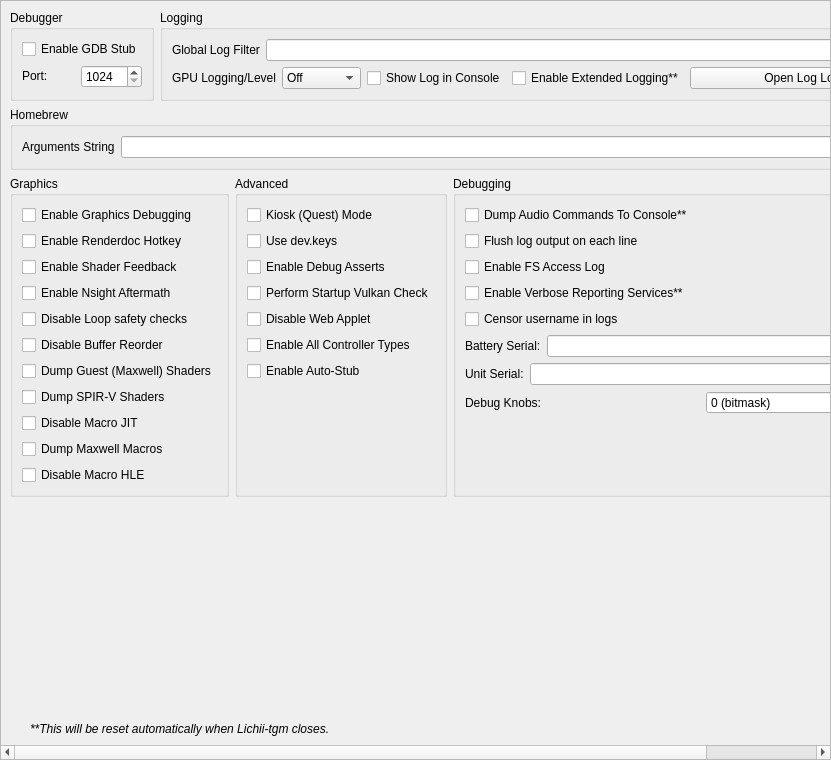
<?xml version="1.0" encoding="UTF-8"?>
<ui version="4.0">
 <class>ConfigureDebug</class>
 <widget class="QScrollArea" name="ConfigureDebug">
  <property name="geometry">
   <rect>
    <x>0</x>
    <y>0</y>
    <width>831</width>
    <height>760</height>
   </rect>
  </property>
  <property name="widgetResizable">
   <bool>true</bool>
  </property>
  <widget class="QWidget" name="widget">
   <property name="geometry">
    <rect>
     <x>0</x>
     <y>0</y>
     <width>829</width>
     <height>758</height>
    </rect>
   </property>
   <layout class="QVBoxLayout" name="verticalLayout_1">
    <item>
     <layout class="QHBoxLayout" name="horizontalLayout">
      <property name="topMargin">
       <number>0</number>
      </property>
      <item>
       <widget class="QGroupBox" name="groupBox">
        <property name="sizePolicy">
         <sizepolicy hsizetype="Preferred" vsizetype="Preferred">
          <horstretch>0</horstretch>
          <verstretch>0</verstretch>
         </sizepolicy>
        </property>
        <property name="title">
         <string>Debugger</string>
        </property>
        <property name="alignment">
         <set>Qt::AlignmentFlag::AlignLeading|Qt::AlignmentFlag::AlignLeft|Qt::AlignmentFlag::AlignTop</set>
        </property>
        <property name="flat">
         <bool>false</bool>
        </property>
        <property name="checkable">
         <bool>false</bool>
        </property>
        <layout class="QVBoxLayout" name="verticalLayout_3">
         <item>
          <widget class="QWidget" name="debug_widget" native="true">
           <property name="sizePolicy">
            <sizepolicy hsizetype="Preferred" vsizetype="Maximum">
             <horstretch>0</horstretch>
             <verstretch>0</verstretch>
            </sizepolicy>
           </property>
           <layout class="QVBoxLayout" name="verticalLayout">
            <property name="sizeConstraint">
             <enum>QLayout::SizeConstraint::SetDefaultConstraint</enum>
            </property>
            <property name="leftMargin">
             <number>0</number>
            </property>
            <property name="topMargin">
             <number>0</number>
            </property>
            <property name="rightMargin">
             <number>0</number>
            </property>
            <property name="bottomMargin">
             <number>0</number>
            </property>
            <item>
             <widget class="QCheckBox" name="toggle_gdbstub">
              <property name="sizePolicy">
               <sizepolicy hsizetype="Maximum" vsizetype="Maximum">
                <horstretch>0</horstretch>
                <verstretch>0</verstretch>
               </sizepolicy>
              </property>
              <property name="text">
               <string>Enable GDB Stub</string>
              </property>
             </widget>
            </item>
            <item>
             <widget class="QWidget" name="horizontalWidget_3" native="true">
              <property name="sizePolicy">
               <sizepolicy hsizetype="Preferred" vsizetype="Maximum">
                <horstretch>0</horstretch>
                <verstretch>0</verstretch>
               </sizepolicy>
              </property>
              <layout class="QHBoxLayout" name="horizontalLayout_3">
               <property name="leftMargin">
                <number>0</number>
               </property>
               <property name="topMargin">
                <number>0</number>
               </property>
               <property name="rightMargin">
                <number>0</number>
               </property>
               <property name="bottomMargin">
                <number>0</number>
               </property>
               <item>
                <widget class="QLabel" name="label_11">
                 <property name="sizePolicy">
                  <sizepolicy hsizetype="Minimum" vsizetype="Maximum">
                   <horstretch>0</horstretch>
                   <verstretch>0</verstretch>
                  </sizepolicy>
                 </property>
                 <property name="text">
                  <string>Port:</string>
                 </property>
                </widget>
               </item>
               <item>
                <widget class="QSpinBox" name="gdbport_spinbox">
                 <property name="sizePolicy">
                  <sizepolicy hsizetype="Preferred" vsizetype="Maximum">
                   <horstretch>0</horstretch>
                   <verstretch>0</verstretch>
                  </sizepolicy>
                 </property>
                 <property name="minimum">
                  <number>1024</number>
                 </property>
                 <property name="maximum">
                  <number>65535</number>
                 </property>
                </widget>
               </item>
              </layout>
             </widget>
            </item>
           </layout>
          </widget>
         </item>
        </layout>
       </widget>
      </item>
      <item>
       <widget class="QGroupBox" name="groupBox_2">
        <property name="sizePolicy">
         <sizepolicy hsizetype="Expanding" vsizetype="Preferred">
          <horstretch>0</horstretch>
          <verstretch>0</verstretch>
         </sizepolicy>
        </property>
        <property name="title">
         <string>Logging</string>
        </property>
        <layout class="QGridLayout" name="gridLayout_1">
         <item row="0" column="0" colspan="4">
          <widget class="QWidget" name="logging_widget" native="true">
           <property name="sizePolicy">
            <sizepolicy hsizetype="Preferred" vsizetype="Maximum">
             <horstretch>0</horstretch>
             <verstretch>0</verstretch>
            </sizepolicy>
           </property>
           <layout class="QHBoxLayout" name="horizontalLayout_1">
            <property name="leftMargin">
             <number>0</number>
            </property>
            <property name="topMargin">
             <number>0</number>
            </property>
            <property name="rightMargin">
             <number>0</number>
            </property>
            <property name="bottomMargin">
             <number>0</number>
            </property>
            <item>
             <widget class="QLabel" name="label_1">
              <property name="sizePolicy">
               <sizepolicy hsizetype="Preferred" vsizetype="Preferred">
                <horstretch>0</horstretch>
                <verstretch>0</verstretch>
               </sizepolicy>
              </property>
              <property name="text">
               <string>Global Log Filter</string>
              </property>
             </widget>
            </item>
            <item>
             <widget class="QLineEdit" name="log_filter_edit"/>
            </item>
           </layout>
          </widget>
         </item>
         <item row="1" column="0">
          <widget class="QWidget" name="gpu_log_level_widget" native="true">
           <property name="sizePolicy">
            <sizepolicy hsizetype="Preferred" vsizetype="Maximum">
             <horstretch>0</horstretch>
             <verstretch>0</verstretch>
            </sizepolicy>
           </property>
           <layout class="QHBoxLayout" name="gpu_log_level_layout">
            <property name="leftMargin">
             <number>0</number>
            </property>
            <property name="topMargin">
             <number>0</number>
            </property>
            <property name="rightMargin">
             <number>0</number>
            </property>
            <property name="bottomMargin">
             <number>0</number>
            </property>
            <item>
             <widget class="QLabel" name="gpu_log_level_label">
              <property name="text">
               <string>GPU Logging/Level</string>
              </property>
             </widget>
            </item>
            <item>
             <widget class="QComboBox" name="gpu_log_level">
              <property name="toolTip">
               <string>Detail level for GPU logs. Off disables logging entirely.</string>
              </property>
              <item>
               <property name="text">
                <string>Off</string>
               </property>
              </item>
              <item>
               <property name="text">
                <string>Errors</string>
               </property>
              </item>
              <item>
               <property name="text">
                <string>Standard</string>
               </property>
              </item>
              <item>
               <property name="text">
                <string>Verbose</string>
               </property>
              </item>
              <item>
               <property name="text">
                <string>All</string>
               </property>
              </item>
             </widget>
            </item>
           </layout>
          </widget>
         </item>
         <item row="1" column="1">
          <widget class="QCheckBox" name="toggle_console">
           <property name="text">
            <string>Show Log in Console</string>
           </property>
          </widget>
         </item>
         <item row="1" column="2">
          <widget class="QCheckBox" name="extended_logging">
           <property name="enabled">
            <bool>true</bool>
           </property>
           <property name="toolTip">
            <string>When checked, the max size of the log increases from 100 MB to 1 GB</string>
           </property>
           <property name="text">
            <string>Enable Extended Logging**</string>
           </property>
          </widget>
         </item>
         <item row="1" column="3">
          <widget class="QPushButton" name="open_log_button">
           <property name="sizePolicy">
            <sizepolicy hsizetype="Expanding" vsizetype="Maximum">
             <horstretch>1</horstretch>
             <verstretch>0</verstretch>
            </sizepolicy>
           </property>
           <property name="minimumSize">
            <size>
             <width>250</width>
             <height>0</height>
            </size>
           </property>
           <property name="text">
            <string>Open Log Location</string>
           </property>
          </widget>
         </item>
        </layout>
       </widget>
      </item>
     </layout>
    </item>
    <item>
     <widget class="QGroupBox" name="groupBox_3">
      <property name="title">
       <string>Homebrew</string>
      </property>
      <layout class="QVBoxLayout" name="verticalLayout_5">
       <item>
        <layout class="QHBoxLayout" name="horizontalLayout_4">
         <item>
          <widget class="QLabel" name="label_3">
           <property name="text">
            <string>Arguments String</string>
           </property>
          </widget>
         </item>
         <item>
          <widget class="QLineEdit" name="homebrew_args_edit"/>
         </item>
        </layout>
       </item>
      </layout>
     </widget>
    </item>
    <item>
     <layout class="QHBoxLayout" name="horizontalLayout_2">
      <item>
       <widget class="QGroupBox" name="groupBox_4">
        <property name="title">
         <string>Graphics</string>
        </property>
        <layout class="QGridLayout" name="gridLayout_2">
         <item row="4" column="0">
          <widget class="QCheckBox" name="disable_loop_safety_checks">
           <property name="toolTip">
            <string>When checked, it executes shaders without loop logic changes</string>
           </property>
           <property name="text">
            <string>Disable Loop safety checks</string>
           </property>
          </widget>
         </item>
         <item row="9" column="0">
          <widget class="QCheckBox" name="dump_macros">
           <property name="enabled">
            <bool>true</bool>
           </property>
           <property name="toolTip">
            <string>When checked, it will dump all the macro programs of the GPU</string>
           </property>
           <property name="text">
            <string>Dump Maxwell Macros</string>
           </property>
          </widget>
         </item>
         <item row="3" column="0">
          <widget class="QCheckBox" name="enable_nsight_aftermath">
           <property name="toolTip">
            <string>When checked, it enables Nsight Aftermath crash dumps</string>
           </property>
           <property name="text">
            <string>Enable Nsight Aftermath</string>
           </property>
          </widget>
         </item>
         <item row="6" column="0">
          <widget class="QCheckBox" name="dump_guest_shaders">
           <property name="enabled">
            <bool>true</bool>
           </property>
           <property name="toolTip">
            <string>When checked, it will dump original Maxwell guest shader bytecode (the input to the recompiler) as .ash files under DumpDir/shaders/. Useful for inspection with nvdisasm.</string>
           </property>
           <property name="text">
            <string>Dump Guest (Maxwell) Shaders</string>
           </property>
          </widget>
         </item>
         <item row="1" column="0">
          <widget class="QCheckBox" name="enable_renderdoc_hotkey">
           <property name="text">
            <string>Enable Renderdoc Hotkey</string>
           </property>
          </widget>
         </item>
         <item row="8" column="0">
          <widget class="QCheckBox" name="disable_macro_jit">
           <property name="enabled">
            <bool>true</bool>
           </property>
           <property name="toolTip">
            <string>When checked, it disables the macro Just In Time compiler. Enabling this makes games run slower</string>
           </property>
           <property name="text">
            <string>Disable Macro JIT</string>
           </property>
          </widget>
         </item>
         <item row="10" column="0">
          <widget class="QCheckBox" name="disable_macro_hle">
           <property name="enabled">
            <bool>true</bool>
           </property>
           <property name="toolTip">
            <string>When checked, it disables the macro HLE functions. Enabling this makes games run slower</string>
           </property>
           <property name="text">
            <string>Disable Macro HLE</string>
           </property>
          </widget>
         </item>
         <item row="0" column="0">
          <widget class="QCheckBox" name="enable_graphics_debugging">
           <property name="enabled">
            <bool>true</bool>
           </property>
           <property name="toolTip">
            <string>When checked, the graphics API enters a slower debugging mode</string>
           </property>
           <property name="text">
            <string>Enable Graphics Debugging</string>
           </property>
          </widget>
         </item>
         <item row="11" column="0">
          <spacer name="verticalSpacer_5">
           <property name="orientation">
            <enum>Qt::Orientation::Vertical</enum>
           </property>
           <property name="sizeType">
            <enum>QSizePolicy::Policy::Preferred</enum>
           </property>
           <property name="sizeHint" stdset="0">
            <size>
             <width>20</width>
             <height>0</height>
            </size>
           </property>
          </spacer>
         </item>
         <item row="2" column="0">
          <widget class="QCheckBox" name="enable_shader_feedback">
           <property name="toolTip">
            <string>When checked, yuzu will log statistics about the compiled pipeline cache</string>
           </property>
           <property name="text">
            <string>Enable Shader Feedback</string>
           </property>
          </widget>
         </item>
         <item row="5" column="0">
          <widget class="QCheckBox" name="disable_buffer_reorder">
           <property name="toolTip">
            <string>&lt;html&gt;&lt;head/&gt;&lt;body&gt;&lt;p&gt;When checked, disables reordering of mapped memory uploads which allows to associate uploads with specific draws. May reduce performance in some cases.&lt;/p&gt;&lt;/body&gt;&lt;/html&gt;</string>
           </property>
           <property name="text">
            <string>Disable Buffer Reorder</string>
           </property>
          </widget>
         </item>
         <item row="7" column="0">
          <widget class="QCheckBox" name="gpu_log_shader_dumps">
           <property name="toolTip">
            <string>When checked, it will dump the recompiler's output SPIR-V binaries (.spv) under LogDir/shaders/. Inspect via SPIRV-Tools (spirv-dis / spirv-cross / spirv-val) or RenderDoc.</string>
           </property>
           <property name="text">
            <string>Dump SPIR-V Shaders</string>
           </property>
          </widget>
         </item>
        </layout>
       </widget>
      </item>
      <item>
       <widget class="QGroupBox" name="groupBox_6">
        <property name="title">
         <string>Advanced</string>
        </property>
        <layout class="QGridLayout" name="gridLayout_4">
         <item row="3" column="0">
          <widget class="QCheckBox" name="perform_vulkan_check">
           <property name="toolTip">
            <string>Enables yuzu to check for a working Vulkan environment when the program starts up. Disable this if this is causing issues with external programs seeing yuzu.</string>
           </property>
           <property name="text">
            <string>Perform Startup Vulkan Check</string>
           </property>
          </widget>
         </item>
         <item row="4" column="0">
          <widget class="QCheckBox" name="disable_web_applet">
           <property name="text">
            <string>Disable Web Applet</string>
           </property>
          </widget>
         </item>
         <item row="5" column="0">
          <widget class="QCheckBox" name="enable_all_controllers">
           <property name="text">
            <string>Enable All Controller Types</string>
           </property>
          </widget>
         </item>
         <item row="6" column="0">
          <widget class="QCheckBox" name="use_auto_stub">
           <property name="text">
            <string>Enable Auto-Stub</string>
           </property>
          </widget>
         </item>
         <item row="0" column="0">
          <widget class="QCheckBox" name="quest_flag">
           <property name="text">
            <string>Kiosk (Quest) Mode</string>
           </property>
          </widget>
         </item>
         <item row="1" column="0">
          <widget class="QCheckBox" name="use_dev_keys">
           <property name="text">
            <string>Use dev.keys</string>
           </property>
          </widget>
         </item>
         <item row="2" column="0">
          <widget class="QCheckBox" name="use_debug_asserts">
           <property name="text">
            <string>Enable Debug Asserts</string>
           </property>
          </widget>
         </item>
         <item row="7" column="0">
          <spacer name="verticalSpacer_4">
           <property name="orientation">
            <enum>Qt::Orientation::Vertical</enum>
           </property>
           <property name="sizeType">
            <enum>QSizePolicy::Policy::Expanding</enum>
           </property>
           <property name="sizeHint" stdset="0">
            <size>
             <width>20</width>
             <height>0</height>
            </size>
           </property>
          </spacer>
         </item>
        </layout>
       </widget>
      </item>
      <item>
       <widget class="QGroupBox" name="groupBox_5">
        <property name="title">
         <string>Debugging</string>
        </property>
        <layout class="QGridLayout" name="gridLayout_3">
         <item row="6" column="0">
          <widget class="QWidget" name="serial_battery_widget" native="true">
           <property name="sizePolicy">
            <sizepolicy hsizetype="Preferred" vsizetype="Maximum">
             <horstretch>0</horstretch>
             <verstretch>0</verstretch>
            </sizepolicy>
           </property>
           <layout class="QHBoxLayout" name="horizontalLayout_11">
            <property name="leftMargin">
             <number>0</number>
            </property>
            <property name="topMargin">
             <number>0</number>
            </property>
            <property name="rightMargin">
             <number>0</number>
            </property>
            <property name="bottomMargin">
             <number>0</number>
            </property>
            <item>
             <widget class="QLabel" name="label_12">
              <property name="sizePolicy">
               <sizepolicy hsizetype="Preferred" vsizetype="Preferred">
                <horstretch>0</horstretch>
                <verstretch>0</verstretch>
               </sizepolicy>
              </property>
              <property name="text">
               <string>Battery Serial:</string>
              </property>
             </widget>
            </item>
            <item>
             <widget class="QLineEdit" name="serial_battery_edit"/>
            </item>
           </layout>
          </widget>
         </item>
         <item row="8" column="0">
          <widget class="QWidget" name="debug_knobs_widget" native="true">
           <property name="sizePolicy">
            <sizepolicy hsizetype="Preferred" vsizetype="Maximum">
             <horstretch>0</horstretch>
             <verstretch>0</verstretch>
            </sizepolicy>
           </property>
           <layout class="QHBoxLayout" name="horizontalLayout_debug_knobs">
            <property name="leftMargin">
             <number>0</number>
            </property>
            <property name="topMargin">
             <number>0</number>
            </property>
            <property name="rightMargin">
             <number>0</number>
            </property>
            <property name="bottomMargin">
             <number>0</number>
            </property>
            <item>
             <widget class="QLabel" name="label_debug_knobs">
              <property name="sizePolicy">
               <sizepolicy hsizetype="Preferred" vsizetype="Preferred">
                <horstretch>0</horstretch>
                <verstretch>0</verstretch>
               </sizepolicy>
              </property>
              <property name="text">
               <string>Debug Knobs:</string>
              </property>
             </widget>
            </item>
            <item>
             <widget class="QSpinBox" name="debug_knobs_spinbox">
              <property name="minimum">
               <number>0</number>
              </property>
              <property name="maximum">
               <number>65535</number>
              </property>
              <property name="toolTip">
               <string>Bitmask for quick development toggles</string>
              </property>
              <property name="statusTip">
               <string>Set debug knobs (bitmask)</string>
              </property>
              <property name="whatsThis">
               <string>16-bit debug knob set for quick development toggles</string>
              </property>
              <property name="suffix">
               <string> (bitmask)</string>
              </property>
             </widget>
            </item>
           </layout>
          </widget>
         </item>
         <item row="7" column="0">
          <widget class="QWidget" name="serial_board_widget" native="true">
           <property name="sizePolicy">
            <sizepolicy hsizetype="Preferred" vsizetype="Maximum">
             <horstretch>0</horstretch>
             <verstretch>0</verstretch>
            </sizepolicy>
           </property>
           <layout class="QHBoxLayout" name="horizontalLayout_12">
            <property name="leftMargin">
             <number>0</number>
            </property>
            <property name="topMargin">
             <number>0</number>
            </property>
            <property name="rightMargin">
             <number>0</number>
            </property>
            <property name="bottomMargin">
             <number>0</number>
            </property>
            <item>
             <widget class="QLabel" name="label_13">
              <property name="sizePolicy">
               <sizepolicy hsizetype="Preferred" vsizetype="Preferred">
                <horstretch>0</horstretch>
                <verstretch>0</verstretch>
               </sizepolicy>
              </property>
              <property name="text">
               <string>Unit Serial:</string>
              </property>
             </widget>
            </item>
            <item>
             <widget class="QLineEdit" name="serial_board_edit"/>
            </item>
           </layout>
          </widget>
         </item>
         <item row="20" column="0">
          <spacer name="verticalSpacer_3">
           <property name="orientation">
            <enum>Qt::Orientation::Vertical</enum>
           </property>
           <property name="sizeType">
            <enum>QSizePolicy::Policy::Expanding</enum>
           </property>
           <property name="sizeHint" stdset="0">
            <size>
             <width>20</width>
             <height>0</height>
            </size>
           </property>
          </spacer>
         </item>
         <item row="1" column="0">
          <widget class="QCheckBox" name="dump_audio_commands">
           <property name="toolTip">
            <string>Enable this to output the latest generated audio command list to the console. Only affects games using the audio renderer.</string>
           </property>
           <property name="text">
            <string>Dump Audio Commands To Console**</string>
           </property>
          </widget>
         </item>
         <item row="2" column="0">
          <widget class="QCheckBox" name="flush_line">
           <property name="text">
            <string>Flush log output on each line</string>
           </property>
          </widget>
         </item>
         <item row="3" column="0">
          <widget class="QCheckBox" name="fs_access_log">
           <property name="text">
            <string>Enable FS Access Log</string>
           </property>
          </widget>
         </item>
         <item row="4" column="0">
          <widget class="QCheckBox" name="reporting_services">
           <property name="text">
            <string>Enable Verbose Reporting Services**</string>
           </property>
          </widget>
         </item>
         <item row="5" column="0">
          <widget class="QCheckBox" name="censor_username">
           <property name="text">
            <string>Censor username in logs</string>
           </property>
          </widget>
         </item>
        </layout>
       </widget>
      </item>
     </layout>
    </item>
    <item>
     <spacer name="verticalSpacer">
      <property name="orientation">
       <enum>Qt::Orientation::Vertical</enum>
      </property>
      <property name="sizeHint" stdset="0">
       <size>
        <width>20</width>
        <height>0</height>
       </size>
      </property>
     </spacer>
    </item>
    <item>
     <widget class="QLabel" name="label_5">
      <property name="sizePolicy">
       <sizepolicy hsizetype="Expanding" vsizetype="Preferred">
        <horstretch>0</horstretch>
        <verstretch>0</verstretch>
       </sizepolicy>
      </property>
      <property name="font">
       <font>
        <italic>true</italic>
       </font>
      </property>
      <property name="text">
    <string>**This will be reset automatically when Lichii-tgm closes.</string>
      </property>
      <property name="indent">
       <number>20</number>
      </property>
     </widget>
    </item>
   </layout>
  </widget>
 </widget>
 <tabstops>
  <tabstop>log_filter_edit</tabstop>
  <tabstop>toggle_console</tabstop>
  <tabstop>extended_logging</tabstop>
  <tabstop>open_log_button</tabstop>
  <tabstop>homebrew_args_edit</tabstop>
  <tabstop>enable_graphics_debugging</tabstop>
  <tabstop>enable_shader_feedback</tabstop>
  <tabstop>enable_nsight_aftermath</tabstop>
  <tabstop>fs_access_log</tabstop>
  <tabstop>reporting_services</tabstop>
  <tabstop>quest_flag</tabstop>
  <tabstop>use_debug_asserts</tabstop>
 </tabstops>
 <resources/>
 <connections/>
</ui>
